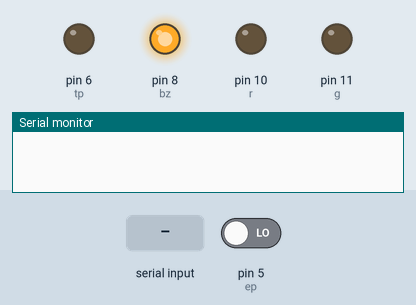
Simulated run of this sketch. Board: Arduino Uno, built with avr-gcc and run on an emulated ATmega328P. Parts: output pins drawn as LEDs (lit = HIGH), the last lines printed to the serial monitor. The test bench sets the inputs (shaded band); at power-on: pin 5 (ep) LOW.

Above: at 3.2 s.
3.3 s: "3421\n" received over Serial
At 4.4 s:
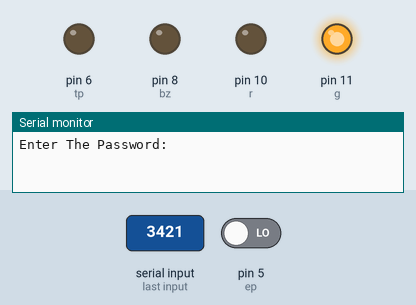
At 6.2 s:
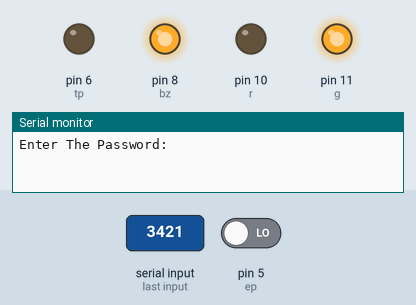
6.3 s: "90,45\n" received over Serial
At 7.4 s:
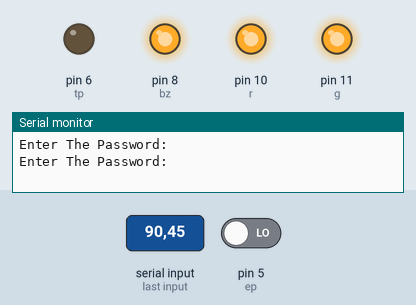
Timing chart, 0 to 32.5 s (numbered marks = the images above; inputs shaded):
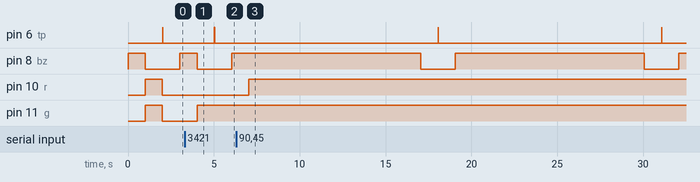

Measured:
- after the input at 3.3 s, pin 6 (tp): LOW → HIGH after 1.7 s, → LOW 0.01 s later; pin 11 (g): LOW → HIGH after 0.73 s
- after the input at 6.3 s, pin 10 (r): LOW → HIGH after 0.75 s instead of 1.7 s
- by itself, pin 8 (bz): alternates HIGH for 11.0 s and LOW for 2.0 s

The sketch:

Smart_Security_Sys.ino
```cpp
int bz=8;
int r=10;
int g=11;
int tp=6;
int ep=5;
void setup(){
  Serial.begin(9600);
  pinMode(bz,OUTPUT);
  pinMode(r,OUTPUT);
  pinMode(g,OUTPUT);
  pinMode(tp, OUTPUT);
  pinMode(ep, INPUT);
  digitalWrite(bz,HIGH);   //Checking if my components are working ri8 or not.
  delay(1000);
  digitalWrite(bz,LOW);
  digitalWrite(g,HIGH);
  digitalWrite(r,HIGH);
  delay(1000);
  digitalWrite(g,LOW);
  digitalWrite(r,LOW);

}

void loop(){
  digitalWrite(tp, LOW);
  delay(10);
  digitalWrite(tp, HIGH);
  delay(10);
  digitalWrite(tp, LOW);
  long dist=pulseIn(ep, HIGH);
  long cm = 0.01723 * dist;
  if(cm<50){
    digitalWrite(bz,HIGH);
  	delay(1000);
  	digitalWrite(bz,LOW);
    Serial.println("Enter The Password: ");
    while (Serial.available() == 0) {
  	}
    int pass = Serial.parseInt();
    if(pass==3421){
    	digitalWrite(g,HIGH);}
    else{
    	digitalWrite(r,HIGH);
      	digitalWrite(bz,HIGH);
      	delay(10000);
      	digitalWrite(bz,LOW);
    }
  }
  delay(1000);
}
```
